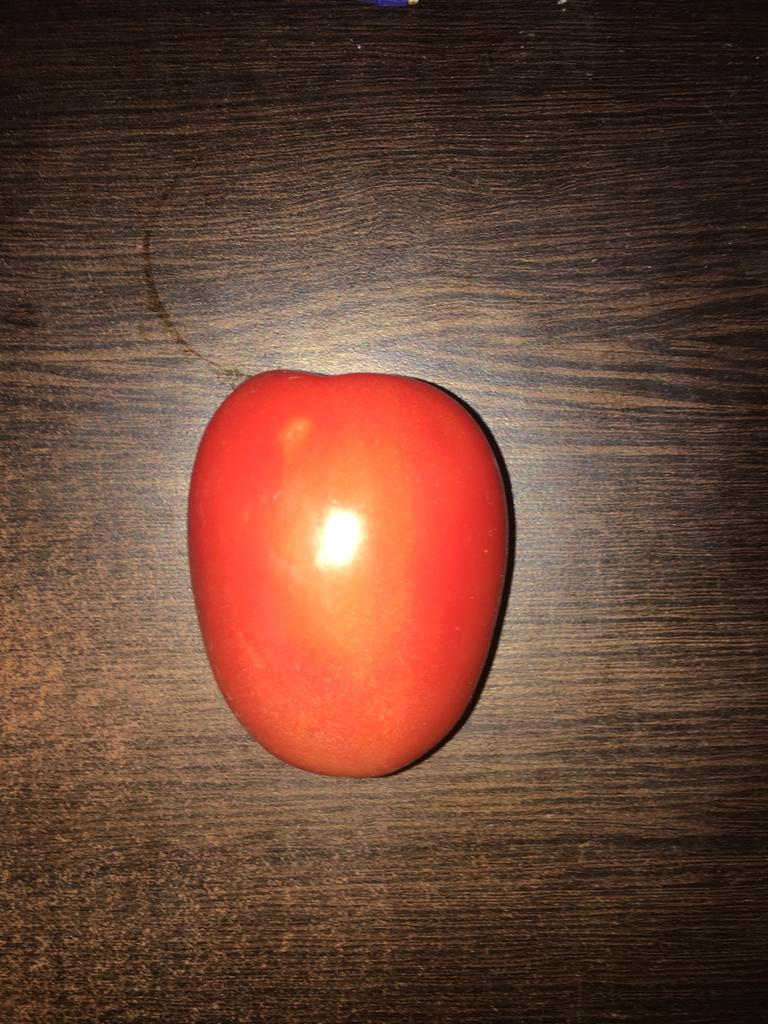
#> input picture project/prueba5.jpeg, 768 x 1024 px
$ python -i imageprocessing.py   (imports and definitions only)
#> lines starting #> are read from the running program, lines starting #| are printed output that depends on the picture; after the words box and inside, x2 and y2 are one past the last pixel; in counts of white or black regions, pixels touching at a corner belong together

import matplotlib.pyplot as plt
import random as rnd
import numpy as np
import cv2 as cv
import os
import math


class processimage():

    def __init__(self):
        self.x=0
        self.y=0
        self.w=0
        self.h=0

    def background(self,thr):

        """Borramos en el fondo de la foto"""

        hist1 = cv.calcHist([self.src_copy2], [2], None, [256], [0, 256])
        brillo=np.argmax(hist1)

        if brillo>100:
            self.imgResult[np.all(self.imgResult>=thr, axis=2)] = 0
            self.imgT.append(self.imgResult.copy())
        else:
            self.imgResult[np.all(self.imgResult<=thr, axis=2)] = 0
            self.imgT.append(self.imgResult.copy())

    def filter(self):

        """Aplicamos un filtro laplaciono"""

        kernel = np.array([[1, 1, 1], [1, -8, 1], [1, 1, 1]], dtype=np.float32)
        imgLaplacian = cv.filter2D(self.src, cv.CV_32F, kernel)
        sharp = np.float32(self.src)
        self.imgResult = sharp - imgLaplacian
        #Convertimos devuelta a escala de grises
        self.imgResult = np.clip(self.imgResult, 0, 255)
        self.imgResult = self.imgResult.astype('uint8')
        self.imgT.append(self.imgResult.copy())
        imgLaplacian = np.clip(imgLaplacian, 0, 255)
        imgLaplacian = np.uint8(imgLaplacian)

    def process(self,name,foto=True):

        """ Realiza el procesamiento de las imagenes y su vecotrización """
#> called with name = 'prueba5.jpeg', foto = True

        self.imgT=[]
        if foto:
            self.src = cv.imread(name)
#> self.src is the input picture: shape (1024, 768, 3); mean B, G, R 54.4, 69.9, 107.2
            self.src_copy = cv.imread(name)
            self.src_copy2 = cv.imread(name)
        else:
            self.src=name
            self.src_copy = name
            self.src_copy2 =name

        self.imgT.append(self.src.copy())
        src_copy2=cv.cvtColor(self.src_copy2,cv.COLOR_BGR2HSV)
#> src_copy2: shape (1024, 768, 3); mean H, S, V 10.6, 122.6, 107.2
        hist = cv.calcHist([src_copy2], [1], None, [256], [0, 256])
#> hist = 256 values, max 9452 at index 114, min 0 at index 252, mean 3072
        saturacion=np.argmax(hist)
#> saturacion = 114
        hist = cv.calcHist([src_copy2], [2], None, [256], [0, 256])
#> hist = 256 values, max 31913 at index 255, min 0 at index 0, mean 3072
        brillo=np.argmax(hist)
#> brillo = 255
        thr=130
        if saturacion<=5 and brillo<=230:

            thr=120

        if saturacion<=5 and brillo>=230:

            thr=140

        if 5>saturacion and saturacion<=15:

            thr=80

        if saturacion>15 and brillo<200:

            thr=50
        if saturacion>15 and brillo>=200:

            thr=90

        if saturacion>230 and brillo<=200:

            thr=40

        self.filter()
#> in filter, `imgLaplacian = np.clip(imgLaplacian, 0, 255)`:
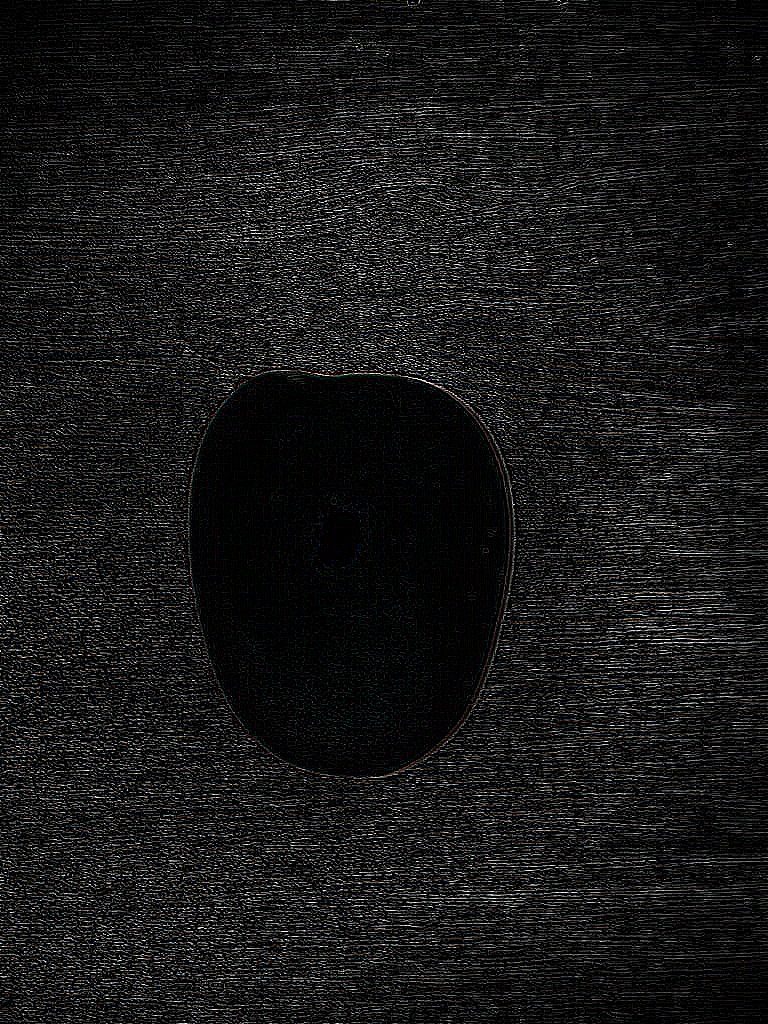
#> imgLaplacian: shape (1024, 768, 3) float32; mean B, G, R 23.8, 23.7, 23.8
        self.background(thr)
#> in background, `hist1 = cv.calcHist([self.src_copy2], [2], None, [256], [0, 256])`: hist1 = 256 values, max 31025 at index 255, min 0 at index 0, mean 3072
#> in background, `brillo=np.argmax(hist1)`: brillo = 255


        #Convertimos a escala de grises
        bw = cv.cvtColor(self.imgResult, cv.COLOR_BGR2GRAY)
        self.imgT.append(bw.copy())
        #Aplicamos el threshold
        _, bw = cv.threshold(bw, 0, 255, cv.THRESH_BINARY + cv.THRESH_OTSU)
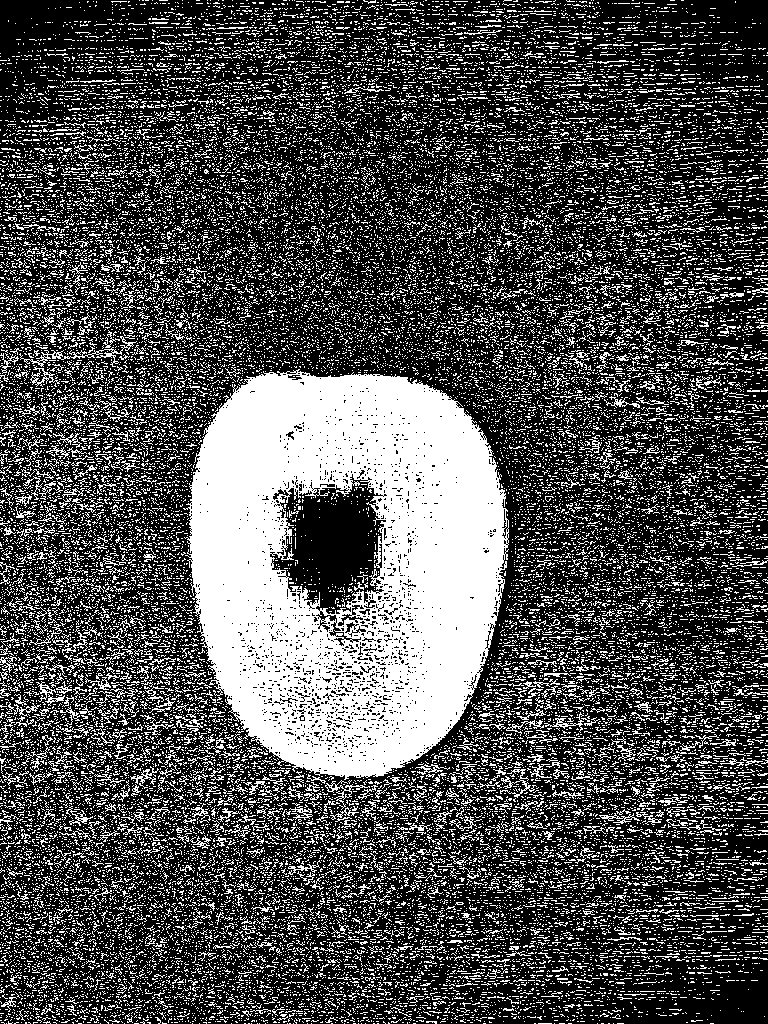
#> bw: shape (1024, 768); 30.6% white; 33416 white regions (32292 under 20 px), largest, box (x1, y1, x2, y2) and area: (183, 369, 509, 780) 90254, (19, 336, 137, 367) 490, (500, 769, 537, 798) 244
        self.imgT.append(bw.copy())
        #Aplicando el distance Transform, podemos obtener los picos de la imagen
        # por lo que a partir de ahí podemos realizar una segmentación de la imagen basada en marcadores utilizando el watershed algorithm.
        dist = cv.distanceTransform(bw, cv.DIST_L2, 3)
        # Normalizamos la imagen en el rango = {0.0, 1.0}
        # asi podemos visualizarla y aplicarle el threshold.
        cv.normalize(dist, dist, 0, 1.0, cv.NORM_MINMAX)
        self.imgT.append(dist.copy())
        _, dist = cv.threshold(dist, 0.4, 1.0, cv.THRESH_BINARY)
#> dist: shape (1024, 768) float32; values 0 (black) and 1 (white), 1% white; 8 white regions (2 under 20 px), largest, box (x1, y1, x2, y2) and area: (207, 391, 298, 572) 5116, (437, 449, 482, 597) 2512, (445, 642, 468, 664) 229, (440, 679, 450, 693) 63, (444, 432, 451, 443) 31, (457, 609, 471, 618) 21
        # Dilatamos un poco la imagen transformada
        kernel1 = np.ones((3,3), dtype=np.uint8)
        dist = cv.dilate(dist, kernel1)
#> dist: shape (1024, 768) float32; values 0 (black) and 1 (white), 1.2% white; 6 white regions, box (x1, y1, x2, y2) and area: (206, 390, 299, 573) 5818, (436, 448, 483, 600) 3039, (444, 641, 469, 665) 335, (439, 678, 451, 694) 116, (456, 606, 472, 619) 77, (443, 431, 452, 444) 71
        dist_8u = dist.astype('uint8')
#> dist_8u: shape (1024, 768); values 0 (black) and 1 (white), 1.2% white; 6 white regions
        # Buscamos los marcadores
        contours,_ = cv.findContours(dist_8u, cv.RETR_EXTERNAL, cv.CHAIN_APPROX_SIMPLE)
#> contours = 6 contours; box (x1, y1, x2, y2) and area: (206, 390, 299, 573) 5563, (436, 448, 483, 600) 2848, (444, 641, 469, 665) 294, (439, 678, 451, 694) 94, (456, 606, 472, 619) 55, (443, 431, 452, 444) 55
        # Creamos una imgane marcada para el watershed algoritmo
        markers = np.zeros(dist.shape, dtype=np.int32)
        # Rellenamos los marcadores

        for i in range(len(contours)):
            cv.drawContours(markers, contours, i, (i+1), -1)
#> this loop made 6 passes
#> markers: shape (1024, 768) int32; 7 distinct labels, from 0 to 6
        # Dibujamos el fondo de los marcadores
        cv.circle(markers, (5,5), 3, (255,255,255), -1)
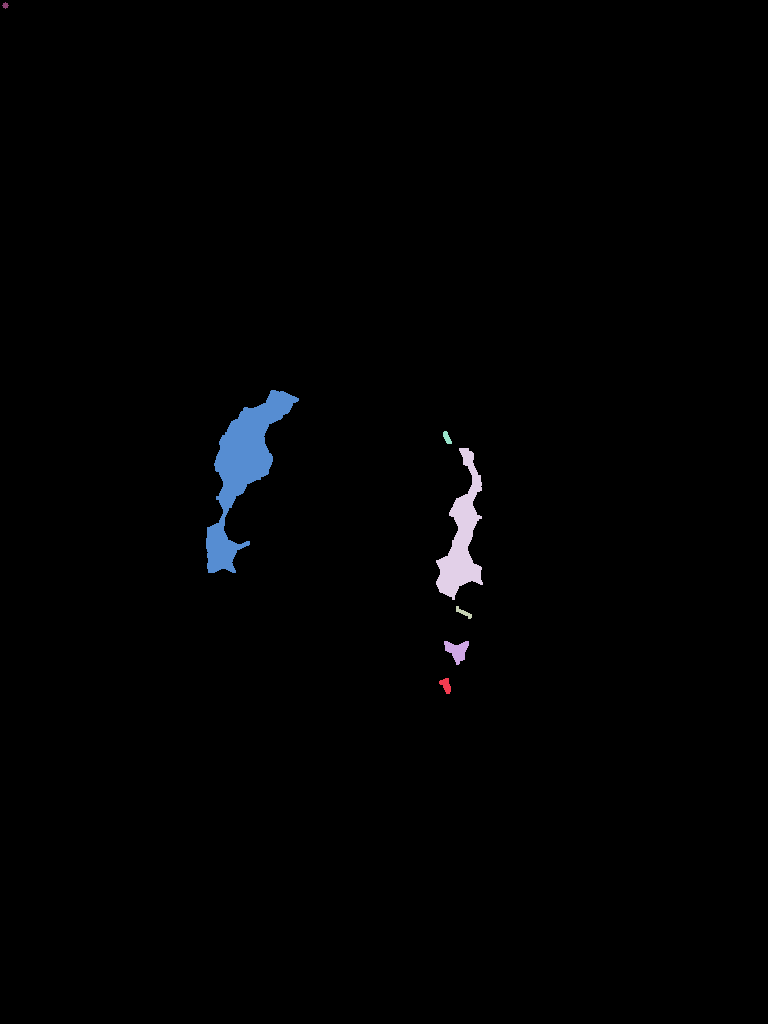
#> markers: shape (1024, 768) int32; 8 distinct labels, from 0 to 255; one colour per label, 0 black
        #Aplicamos el watersheld algorithm
        self.imgResult[bw==0] = 0
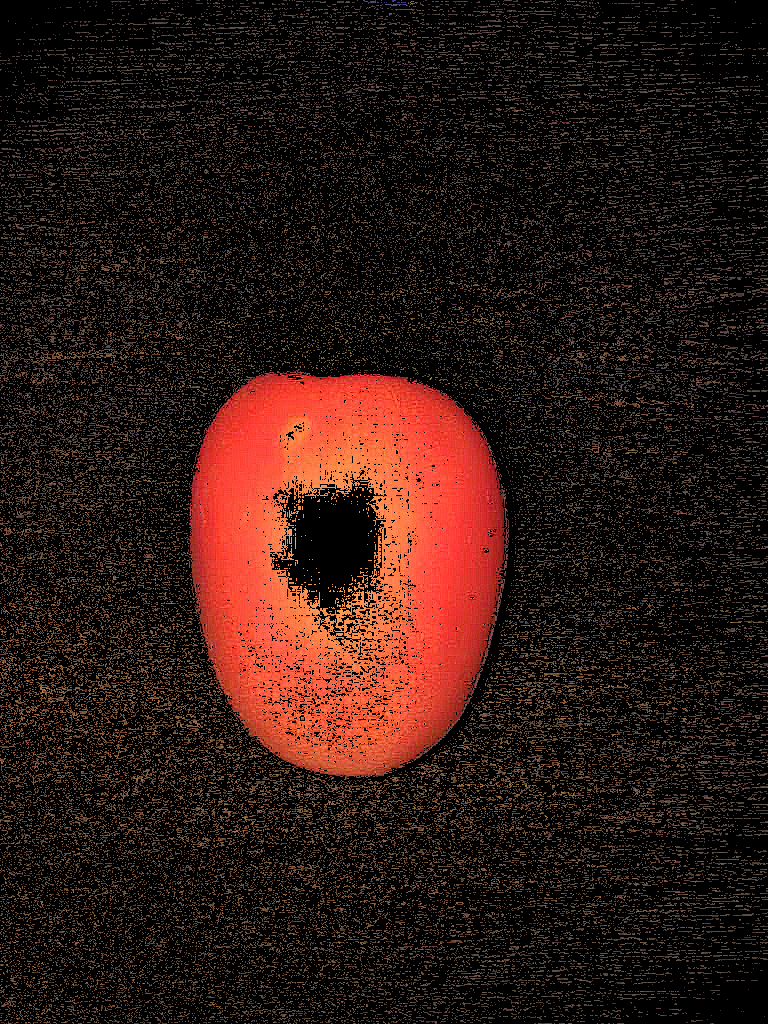
#> self.imgResult: shape (1024, 768, 3); mean B, G, R 18.2, 24.3, 45.7
        cv.watershed(self.imgResult, markers)
        self.mark = markers.astype('uint8')
        self.mark = cv.bitwise_not(self.mark)
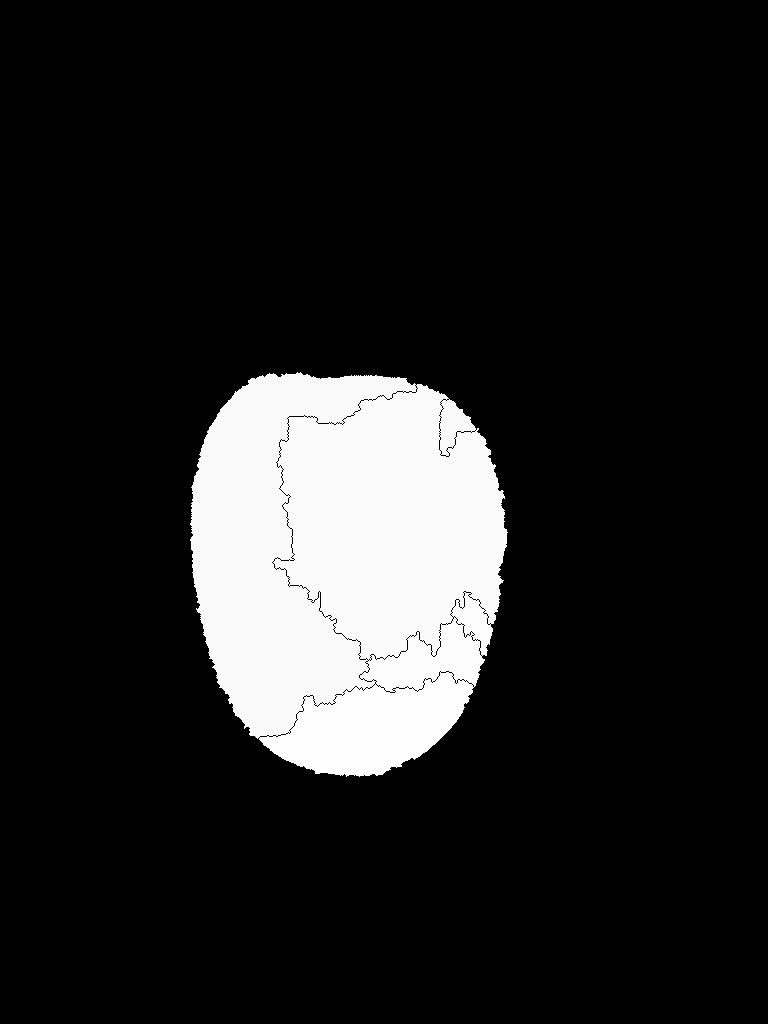
#> self.mark: shape (1024, 768); min 0, max 254, mean 32.8
        kernel = np.ones((5,5), dtype=np.uint8)
        #Filtramos el ruido.
        self.mark=cv.morphologyEx(self.mark,cv.MORPH_CLOSE,kernel,iterations = 3)
        self.mark=cv.morphologyEx(self.mark,cv.MORPH_OPEN,kernel,iterations = 3)
        self.imgT.append(self.mark.copy())
        contour1,_ = cv.findContours(self.mark,1,2)
#> contour1 = 1 contour; box (x1, y1, x2, y2) and area: (191, 373, 507, 777) 104136
        self.cnt=[]

        if len(contour1)>0:
            a=0
            for i in range(len(contour1)):
                if len(contour1[i])>=len(contour1[a]):
                    a=i
#> this loop made 1 pass
#> a on pass 1: 0
#> after the loop, a = 0
            self.cnt=contour1[a]
#> self.cnt = contour of 372 points, box (x1, y1, x2, y2) (191, 373, 507, 777), area 104136
            self.cnt= cv.convexHull(self.cnt)
#> self.cnt = contour of 64 points, box (x1, y1, x2, y2) (191, 373, 507, 777), area 105356
            cv.drawContours(self.src_copy,contour1, -1, (0,255,0), 5)
            self.imgT.append(self.src_copy.copy())
            self.x,self.y,self.w,self.h = cv.boundingRect(self.cnt)
#> self.x = 191; self.y = 373; self.w = 316; self.h = 404

    # [20 lines left out: function data, not called in this run]

class data_plot():

    def __init__(self):
        pass

    # [80 lines left out: functions matplotlib_multi_pic1, plt_basedatos, plotdata, plotimage, not called in this run]

class clasificacion():

    # [237 lines left out: functions __init__, data_accond, kmeans_init, class_pruebas, class_foto, kmeans and 2 more, not called in this run]

>>> result = processimage().process('prueba5.jpeg')
